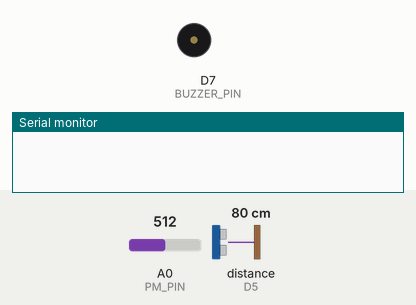
Recording of a program running on a simulated STM32 Nucleo. Parts: buzzer (waves = sounding, pin HIGH), the last lines printed to the serial monitor. Wiring (inferred from the names in the program): ultrasonic range finder: trigger D4; echo D5. The inputs (shaded band) are chosen by the test bench; at power-on: distance to the obstacle (sensor on D5) 80 cm, A0 (PM_PIN) = 512. The echo pulse lasts 58.3 µs per cm; pins used as bus, display or sensor lines are not drawn.

Above: at 1.2 s.
1.3 s: distance to the obstacle (sensor on D5) set to 54 cm
2.8 s: distance to the obstacle (sensor on D5) set to 46 cm
At 4.0 s:
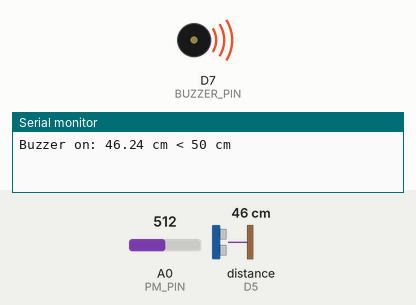
4.3 s: A0 (PM_PIN) set to 495
5.8 s: A0 (PM_PIN) set to 469
At 6.4 s:
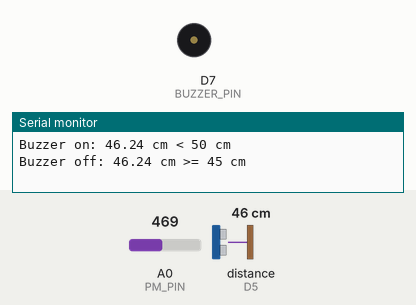
7.3 s: A0 (PM_PIN) set to 511
At 8.5 s:
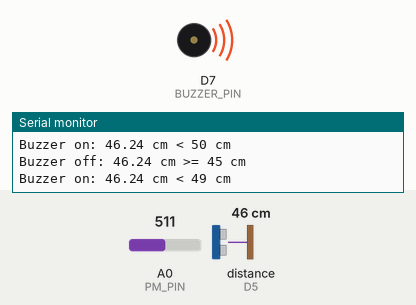
8.8 s: A0 (PM_PIN) set to 306
At 9.9 s:
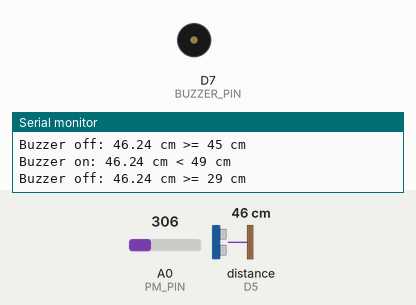
Timing chart, 0 to 11.3 s (numbered marks = the images above; inputs shaded):
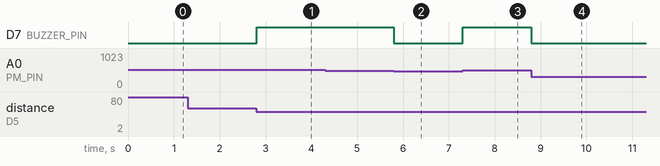

Measured:
- the behaviour switches between 50 and 49 cm on distance to the obstacle (sensor on D5) (found by bisection; images 0 and 1)
- the behaviour switches between 481 and 480 on A0 (PM_PIN) (found by bisection; images 1 and 2)
- after the input at 1.3 s, every drawn part: stays the same
- after the input at 2.8 s, D7 (BUZZER_PIN): LOW → HIGH at once
- after the input at 4.3 s, every drawn part: stays the same
- after the input at 5.8 s, D7 (BUZZER_PIN): HIGH → LOW at once
- after the input at 7.3 s, D7 (BUZZER_PIN): LOW → HIGH at once
- after the input at 8.8 s, D7 (BUZZER_PIN): HIGH → LOW at once

The program:

main.cpp
```cpp
#include <Arduino.h>

#ifdef ARDUINO_ARCH_STM32
// If the target is an STM32, enable serial and define the pins
#define SERIAL_ENABLE
#define TRIG_PIN PB5
#define ECHO_PIN PB4
#define BUZZER_PIN PA8
#define PM_PIN PA0
#elif defined(ARDUINO_ARCH_AVR)
// If the target is an AVR, disable serial and define the pins
#define TRIG_PIN 5
#define ECHO_PIN 4
#define BUZZER_PIN 3
#define PM_PIN 2
#endif

static bool buzzerOn = false;

void setup()
{
#ifdef SERIAL_ENABLE
	// Setup serial
	Serial.begin(115200);
#endif
	// Setup echo and trig pins
	pinMode(TRIG_PIN, OUTPUT);
	digitalWrite(TRIG_PIN, LOW);

	pinMode(ECHO_PIN, INPUT);

	// Setup buzzer
	buzzerOn = false;
	pinMode(BUZZER_PIN, OUTPUT);

	// Setup potentiometer
	pinMode(PM_PIN, INPUT);
}

void loop()
{
	// Hold the trigger pin high for 10 microseconds
	digitalWrite(TRIG_PIN, HIGH);
	delayMicroseconds(10);
	digitalWrite(TRIG_PIN, LOW);

	// Measure pulse duration of ECHO_PIN
	unsigned long duration = pulseIn(ECHO_PIN, HIGH);

	// Calculate distance
	float distance = (float) duration / 58.0;

#ifdef SERIAL_ENABLE
	// Print distance
//	Serial.print("Distance: ");
//	Serial.print(distance);
//	Serial.println(" cm");
#endif

	// Read potentiometer value
	long potValue = analogRead(PM_PIN);
	potValue = map(potValue, 0, 1023, 0, 100);

	// If distance is less than desired, turn on the buzzer
	if (distance < potValue && !buzzerOn) {
#ifdef SERIAL_ENABLE
		Serial.print("Buzzer on: ");
		Serial.print(distance);
		Serial.print(" cm < ");
		Serial.print(potValue);
		Serial.println(" cm");
#endif

		digitalWrite(BUZZER_PIN, HIGH);
		// tone(BUZZER_PIN, 1000);
		buzzerOn = true;
	} else if (distance >= potValue && buzzerOn) {
#ifdef SERIAL_ENABLE
		Serial.print("Buzzer off: ");
		Serial.print(distance);
		Serial.print(" cm >= ");
		Serial.print(potValue);
		Serial.println(" cm");
#endif

		digitalWrite(BUZZER_PIN, LOW);
		// noTone(BUZZER_PIN);
		buzzerOn = false;
	}
}
```
